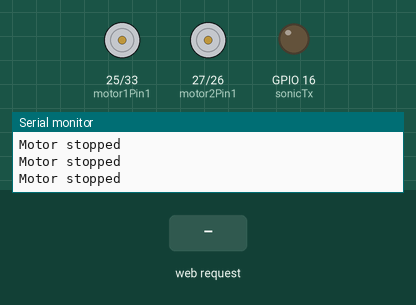
Simulated run of this sketch. Board: ESP32. Shown: motor-driver pin pairs drawn as motors (green arrow = first pin HIGH = forward, orange = second pin HIGH = backward, longer = more drive, scaled by the enable pin), output pins drawn as LEDs (lit = HIGH), the last lines printed to the serial monitor. The test bench sets the inputs (shaded band).

Above: at 1.3 s.
1.4 s: HTTP request GET /fwd received
At 2.5 s:
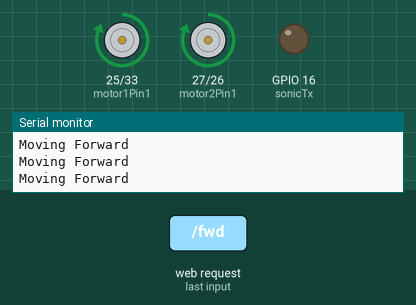
3.0 s: HTTP request GET /back received
At 3.8 s:
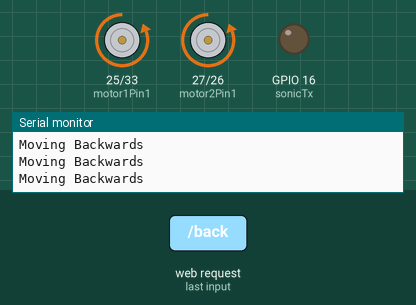
4.6 s: HTTP request GET /left received
At 5.1 s:
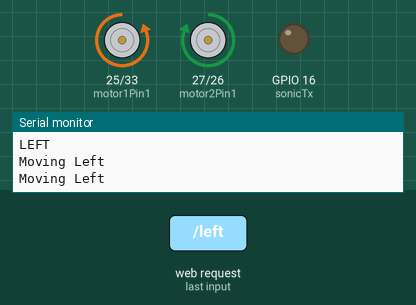
6.2 s: HTTP request GET /right received
At 7.6 s:
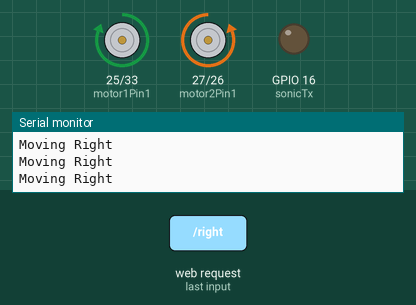
Timing chart, 0 to 8.8 s (numbered marks = the images above; inputs shaded):
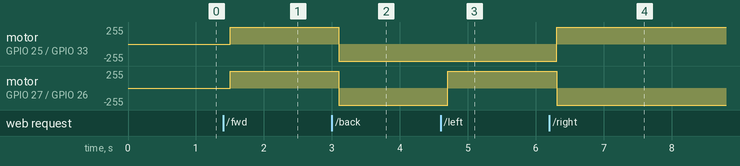

Measured:
- after the input at 1.4 s, motor on GPIO 25 (motor1Pin1) / GPIO 33 (motor1Pin2), motor on GPIO 27 (motor2Pin1) / GPIO 26 (motor2Pin2): stopped → forward 255/255 after 0.10 s
- after the input at 3.0 s, motor on GPIO 25 (motor1Pin1) / GPIO 33 (motor1Pin2), motor on GPIO 27 (motor2Pin1) / GPIO 26 (motor2Pin2): forward 255/255 → backward 255/255 after 0.10 s
- after the input at 4.6 s, motor on GPIO 27 (motor2Pin1) / GPIO 26 (motor2Pin2): backward 255/255 → forward 255/255 after 0.11 s
- after the input at 6.2 s, motor on GPIO 25 (motor1Pin1) / GPIO 33 (motor1Pin2): backward 255/255 → forward 255/255 after 0.11 s; motor on GPIO 27 (motor2Pin1) / GPIO 26 (motor2Pin2): forward 255/255 → backward 255/255 after 0.11 s

The sketch:

rover-esp32.ino
```cpp
#include <WiFi.h>
#include <WebServer.h>

/* Put your SSID & Password */
const char* ssid = "ROVER-ESP32";  // Enter SSID here
const char* password = NULL; //"12345678";  //Enter Password here

/* Put IP Address details */
IPAddress local_ip(192,168,1,1);
IPAddress gateway(192,168,1,1);
IPAddress subnet(255,255,255,0);

WebServer server(80);

// Motor A
int enable1Pin = 32;
int motor1Pin1 = 25;
int motor1Pin2 = 33;


// Motor B
int motor2Pin1 = 27;
int motor2Pin2 = 26;
int enable2Pin = 14;

int sonicTx = 16;
int sonicRx = 5;


// Setting PWM properties
const int freq = 30000;
const int pwmChannel = 0;
const int resolution = 8;
int dutyCycle = 200;

bool LED1status;
bool LED2status;
typedef enum MotorControl { STOP, FWD, BACK, LEFT, RIGHT};
MotorControl motorControl = STOP;


void setup() {
  // sets the pins as outputs:
  pinMode(motor1Pin1, OUTPUT);
  pinMode(motor1Pin2, OUTPUT);
  pinMode(enable1Pin, OUTPUT);
  pinMode(motor2Pin1, OUTPUT);
  pinMode(motor2Pin2, OUTPUT);
  pinMode(enable2Pin, OUTPUT);

  pinMode(sonicTx, OUTPUT);
  pinMode(sonicRx, INPUT);

  // configure LED PWM functionalitites
//  ledcSetup(pwmChannel, freq, resolution);

  // attach the channel to the GPIO to be controlled
//  ledcAttachPin(enable1Pin, pwmChannel);
//  ledcAttachPin(enable2Pin, pwmChannel);
  digitalWrite(enable1Pin, HIGH); // full speed
  digitalWrite(enable2Pin, HIGH);

  Serial.begin(115200);

  // testing
  Serial.print("Testing DC Motor...");

  WiFi.softAP(ssid, password);
  WiFi.softAPConfig(local_ip, gateway, subnet);
  delay(100);

  server.on("/", handle_OnConnect);
  server.on("/stop", handle_stop);
  server.on("/fwd", handle_fwd);
  server.on("/back", handle_back);
  server.on("/left", handle_left);
  server.on("/right", handle_right);
  server.onNotFound(handle_NotFound);

  server.begin();
}

void loop() {
  server.handleClient();

  // Move the DC motor forward at maximum speed
  if (motorControl == FWD)
  {
    Serial.println("Moving Forward");
    digitalWrite(motor1Pin1, HIGH);
    digitalWrite(motor1Pin2, LOW);
    digitalWrite(motor2Pin1, HIGH);
    digitalWrite(motor2Pin2, LOW);
  }
  else if (motorControl == BACK)
  {
    Serial.println("Moving Backwards");
    digitalWrite(motor1Pin1, LOW);
    digitalWrite(motor1Pin2, HIGH);
    digitalWrite(motor2Pin1, LOW);
    digitalWrite(motor2Pin2, HIGH);
  }
  else if (motorControl == LEFT)
  {
    Serial.println("Moving Left");
    digitalWrite(motor1Pin1, LOW);
    digitalWrite(motor1Pin2, HIGH);
    digitalWrite(motor2Pin1, HIGH);
    digitalWrite(motor2Pin2, LOW);
  }
  else if (motorControl == RIGHT)
  {
    Serial.println("Moving Right");
    digitalWrite(motor1Pin1, HIGH);
    digitalWrite(motor1Pin2, LOW);
    digitalWrite(motor2Pin1, LOW);
    digitalWrite(motor2Pin2, HIGH);
  }
  else
  {
    Serial.println("Motor stopped");
    digitalWrite(motor1Pin1, LOW);
    digitalWrite(motor1Pin2, LOW);
    digitalWrite(motor2Pin1, LOW);
    digitalWrite(motor2Pin2, LOW);
  }

  delay(200);


  #if 0
  // Move DC motor forward with increasing speed
  digitalWrite(motor1Pin1, HIGH);
  digitalWrite(motor1Pin2, LOW);
  digitalWrite(motor2Pin1, HIGH);
  digitalWrite(motor2Pin2, LOW);
  while (dutyCycle <= 255){
    ledcWrite(pwmChannel, dutyCycle);
    Serial.print("Forward with duty cycle: ");
    Serial.println(dutyCycle);
    dutyCycle = dutyCycle + 5;
    delay(500);
  }
  dutyCycle = 200;
  #endif
}

void handle_OnConnect() {

  Serial.println("onConnect");
  server.send(200, "text/html", SendHTML());
}

void handle_stop() {
  motorControl = STOP;
  Serial.println("STOP");
  server.send(200, "text/html", SendHTML());
}

void handle_fwd() {
  motorControl = FWD;
  Serial.println("FWD");
  server.send(200, "text/html", SendHTML());
}

void handle_back() {
  motorControl = BACK;
  Serial.println("BACK");
  server.send(200, "text/html", SendHTML());
}

void handle_left() {
  motorControl = LEFT;
  Serial.println("LEFT");
  server.send(200, "text/html", SendHTML());
}

void handle_right() {
  motorControl = RIGHT;
  Serial.println("RIGHT");
  server.send(200, "text/html", SendHTML());
}

void handle_NotFound(){
  server.send(404, "text/plain", "Not found");
}

String SendHTML(){
  String ptr = "<!DOCTYPE html> <html>\n";
  ptr +="<head><meta name=\"viewport\" content=\"width=device-width, initial-scale=1.0, user-scalable=no\">\n";
  ptr +="<title>ROVER Control</title>\n";
  ptr +="<style>html { font-family: Helvetica; display: inline-block; margin: 0px auto; text-align: center;}\n";
  ptr +="body{margin-top: 50px;} h1 {color: #444444;margin: 50px auto 30px;} h3 {color: #444444;margin-bottom: 50px;}\n";
  ptr +=".button {display: block;width: 80px;background-color: #3498db;border: none;color: white;padding: 13px 30px;text-decoration: none;font-size: 25px;margin: 0px auto 35px;cursor: pointer;border-radius: 4px;}\n";
//  ptr +=".button-fwd {background-color: #3498db;}\n";
//  ptr +=".button-fwq:active {background-color: #2980b9;}\n";
//  ptr +=".button-stop {background-color: #34495e;}\n";
//  ptr +=".button-stop:active {background-color: #2c3e50;}\n";
  ptr +="p {font-size: 14px;color: #888;margin-bottom: 10px;}\n";
  ptr +="</style>\n";
  ptr +="</head>\n";
  ptr +="<body>\n";
  ptr +="<h1>ROVER Web Server</h1>\n";
  ptr +="<h3>Using Access Point(AP) Mode</h3>\n";

  if(motorControl == FWD)
  {
    ptr += "<p>Status: FORWARD</p>";
  }
  else if (motorControl == BACK)
  {
    ptr += "<p>Status: BACK</p>";
  }
  else if (motorControl == LEFT)
  {
    ptr += "<p>Status: LEFT</p>";
  }
    else if (motorControl == RIGHT)
  {
    ptr += "<p>Status: RIGHT</p>";
  }
  else
  {
    ptr += "<p>Status: STOPPED</p>";
  }

  ptr +="<a class=\"button button-fwd\" href=\"/fwd\">FWD</a>\n";
  ptr +="<a class=\"button button-stop\" href=\"/stop\">STOP</a>\n";
  ptr +="<a class=\"button button-back\" href=\"/back\">BACK</a>\n";
  ptr +="<a class=\"button button-left\" href=\"/left\">LEFT</a>\n";
  ptr +="<a class=\"button button-right\" href=\"/right\">RIGHT</a>\n";


  ptr +="</body>\n";
  ptr +="</html>\n";
  return ptr;
}
```
